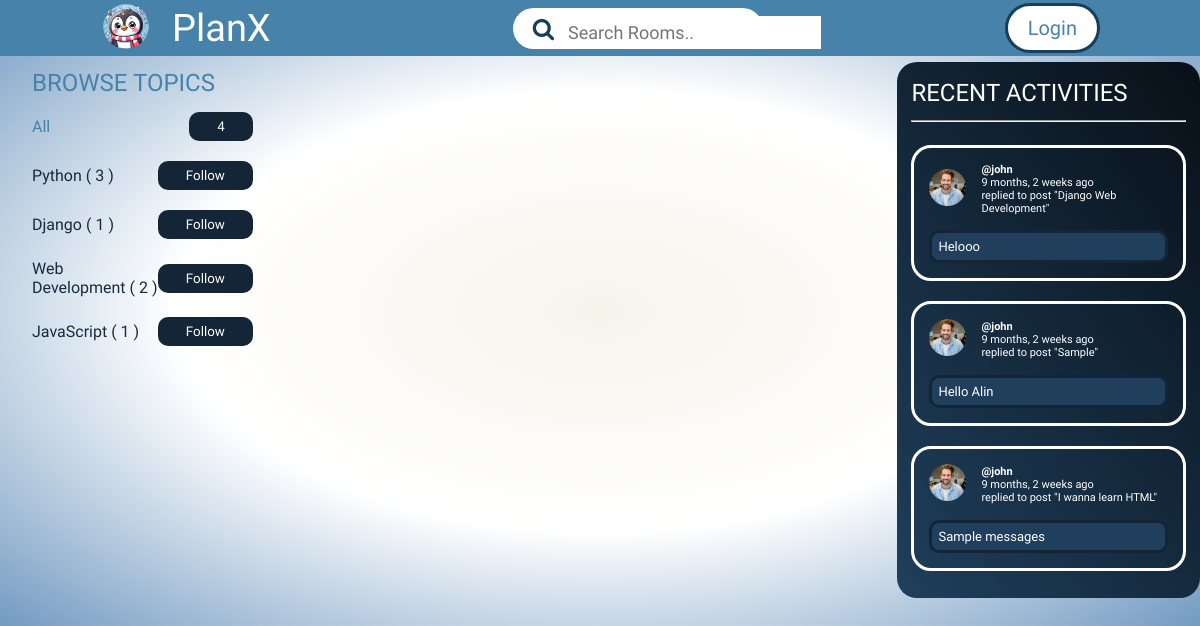
Screenshot of /profile/6/ with the database file from the repository.
### base/models.py (models this page shows, shortened)
class Topic(models.Model):
    name = models.CharField(max_length=200)

class Message(models.Model):
    user = models.ForeignKey(User, on_delete = models.CASCADE)
    room = models.ForeignKey(Room, on_delete = models.CASCADE)
    body = models.TextField()
    updated = models.DateTimeField(auto_now = True)
    created = models.DateTimeField(auto_now_add = True)
    class Meta:
        ordering = ['-updated', '-created']

class Room(models.Model):
    host = models.ForeignKey(User, on_delete = models.SET_NULL, null=True)
    topic = models.ForeignKey(Topic, on_delete = models.SET_NULL, null=True)
    name = models.CharField(max_length=200)
    description = models.TextField(null=True, blank = True)
    participants = models.ManyToManyField(User, related_name='participants', blank=True)
    updated = models.DateTimeField(auto_now = True)
    created = models.DateTimeField(auto_now_add = True)
    class Meta:
        ordering = ['-updated', '-created']

### base/views.py (the view)
# urls.py: path('profile/<str:pk>/', views.userProfile, name="user-profile"),
def userProfile(request, pk):
    user = User.objects.get(id=pk)
    rooms = user.room_set.all()
    room_messages = user.message_set.all()
    topics = Topic.objects.all()
    context = {'user':user, 'rooms':rooms, 'room_messages':room_messages,'topics':topics}
    return render(request, 'base/profile.html', context)

### base/templates/base/profile.html (shortened to what this page needs)
{% extends 'main.html' %}
{% block content %}
<h1>{{ user.username }}</h1>
<div class="profile-container">
        {% include 'base/topic_component.html' %}
    <div style="
    display: flex;
    flex-direction: column;
    width: 52%;
    margin-right: 29px;
    margin-top: 45px;">
    </div>
        {% include 'base/activity_component.html' %}
{% endblock content %}

### base/templates/base/topic_component.html
        <div class="left">
            <div class="left-col-1">
                <h2>BROWSE TOPICS</h2>
            </div>
            <div class="left-col-2">
                <div class="rows">
                    <span style="color: #4682A9;"><p> All</p></span>
                    <a href="{% url 'homepage' %}" style="text-decoration: none;">
                        <button>{{ topics.count }}</button>
                    </a>
                </div>
                {% for topic in topics %}
                <div class="rows">
                    <p>{{topic.name}} <span>( {{topic.room_set.all.count}} )</span></p>
                    <a href="{% url 'homepage' %}?q={{topic.name}}" style="text-decoration: none; color: #fff;">
                        <button> Follow</button>
                    </a>
                </div>
                {% endfor %}
            </div>
        </div>

### base/templates/base/activity_component.html (shortened to what this page needs)
{% load static %}
<div class="right-col-2">
    <h2>RECENT ACTIVITIES</h2>
    <hr>
    {% for message in room_messages %}
    <div class="activities">
        <div class="act-1">
            <div class="prof">
                <img src="{% static '/images/ellipse2.png' %}" alt="">
            </div>
            <div class="prof-2">
                <b><p><a href="{% url 'user-profile' message.user.id %}" style="text-decoration: none;
                    color: #fff;">@{{ message.user }}</a></p></b>
                <p>{{ message.created|timesince }} ago</p>
                <p>replied to post "<a href="{% url 'room' message.room.id %}" style="text-decoration: none;
                color: #fff;">{{ message.room.name }}</a>"</p>
            </div>
        </div>
        <div class="act-2">
            <p>{{ message.body }}</p>
        </div>
    </div>
    {% endfor %}
    </div>
</div>

### static/styles/feed.css (style rules this page uses)
* { margin: 0; padding: 0; box-sizing: border-box; }
body { background: radial-gradient(#F6F4EB, #fff, #749BC2); }
html { scroll-behavior: smooth; }
.left { display: flex; flex-direction: column; position: relative; padding: 32px; gap: 15px; width: 25%; }
.left-col-2 { display: flex; gap: 20px; flex-direction: column; font-family: 'Laila', sans-serif; color: #162B3F; font-weight: 500; }
.rows { display: flex; justify-content: space-between; align-items: center; }
.rows button { padding: 4px 25px; background: #132536; cursor: pointer; color: #fff; border: solid #132536; border-radius: 10px; font-family: 'Laila', sans-serif; transition: 0.3s; }
.left-col-1 h2 { font-family: 'Lilita One', sans-serif; font-weight: 100; color: #4682A9; }
.right-col-2 { display: flex; background: linear-gradient(234deg, #081017, #1F3F5C); border-radius: 20px; padding: 17px 14px; margin: 25px 0; flex-direction: column; }
.right-col-2 h2 { font-family: 'Lilita One', sans-serif; font-weight: 100; color: #fff; }
.right-col-2 hr { margin: 13px 0; }
.activities { display: flex; flex-direction: column; border: solid #fff; border-radius: 20px; padding: 15px; gap: 15px; margin: 10px 0; }
.act-1 { display: flex; align-items: center; gap: 15px; justify-content: flex-start; }
.prof img { width: 37px; }
.prof-2 { font-family: 'Laila', sans-serif; color: #fff; font-size: 11px; }
.act-2 p { background: #1F3F5C; border: solid #132536; border-radius: 10px; padding: 6px; color: #fff; font-family: 'Laila', sans-serif; font-size: 13px; }

### base/templates/base/profile.html (style rules this page uses)
.profile-container { display: flex; top: 77%; }

### rows the page displays
Topic: name "Python", room_set.all.count "3"
Topic: name "Django", room_set.all.count "1"
Topic: name "Web Development", room_set.all.count "2"
Topic: name "JavaScript", room_set.all.count "1"
Message: user "john", created "9 months, 2 weeks", room.name "Django Web Development", body "Helooo"
Message: user "john", created "9 months, 2 weeks", room.name "Sample", body "Hello Alin"
Message: user "john", created "9 months, 2 weeks", room.name "I wanna learn HTML", body "Sample messages"

### other values shown
{{ topics.count }} "4"
